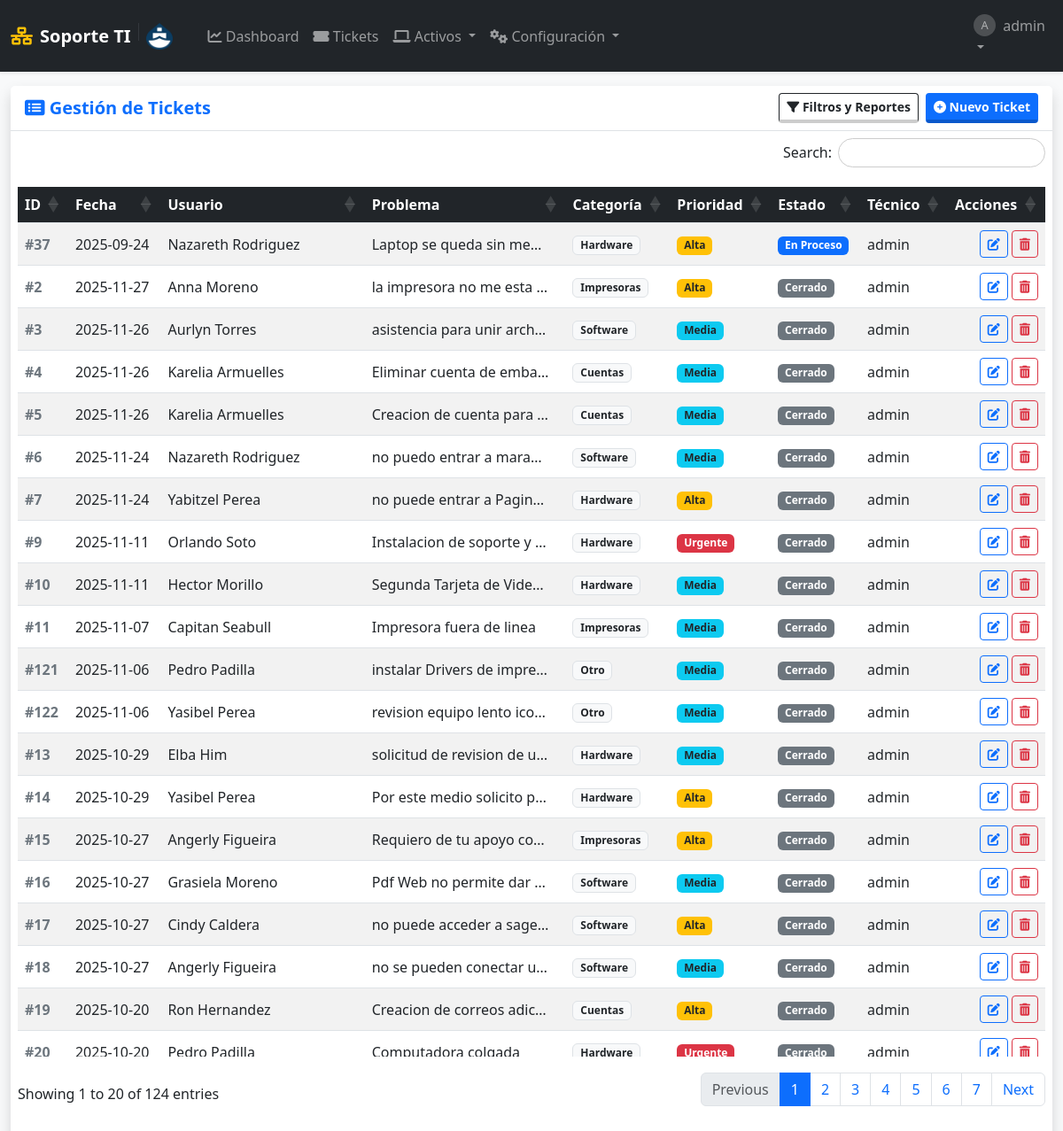
/soportes (signed in), run on the app's committed database.
### tables this page shows
CREATE TABLE soportes (
            id INTEGER PRIMARY KEY AUTOINCREMENT,
            fecha_creacion TIMESTAMP DEFAULT CURRENT_TIMESTAMP,
            
            usuario_id INTEGER NOT NULL,  -- Quién reporta
            tecnico_id INTEGER,           -- Quién atiende
            equipo_id INTEGER,            -- Equipo afectado (opcional)
            
            problema TEXT NOT NULL,
            descripcion_detallada TEXT,
            
            estado TEXT NOT NULL DEFAULT 'Abierto',
            prioridad TEXT NOT NULL DEFAULT 'Media',
            categoria TEXT NOT NULL DEFAULT 'Otro',
            
            solucion TEXT,
            fecha_inicio DATE,
            fecha_finalizacion DATE,
            
            FOREIGN KEY (usuario_id) REFERENCES usuarios (id) ON DELETE CASCADE,
            FOREIGN KEY (tecnico_id) REFERENCES usuarios (id) ON DELETE SET NULL,
            FOREIGN KEY (equipo_id) REFERENCES equipos (id) ON DELETE SET NULL
        );

CREATE TABLE usuarios (
            id INTEGER PRIMARY KEY AUTOINCREMENT,
            username TEXT UNIQUE NOT NULL,
            email TEXT UNIQUE,
            password_hash TEXT NOT NULL,
            role TEXT NOT NULL DEFAULT 'user' CHECK(role IN ('admin', 'user', 'tecnico')),
            departamento TEXT,
            fecha_creacion TIMESTAMP DEFAULT CURRENT_TIMESTAMP
        );

### app.py (the view)
@app.route('/soportes')
@login_required
def lista_soportes():
    db = get_db()
    f_inicio = request.args.get('fecha_inicio')
    f_fin = request.args.get('fecha_fin')
    f_categoria = request.args.get('categoria')
    f_prioridad = request.args.get('prioridad')
    f_estado = request.args.get('estado')
    f_tecnico = request.args.get('tecnico_id')
    query = """
        SELECT s.*, u.username as nombre_usuario, t.username as nombre_tecnico
        FROM soportes s
        JOIN usuarios u ON s.usuario_id = u.id
        LEFT JOIN usuarios t ON s.tecnico_id = t.id
        WHERE 1=1
    """
    params = []
    if session['role'] == 'user':
        query += " AND s.usuario_id = ?"
        params.append(session['user_id'])
    if f_inicio and f_fin:
        query += " AND date(s.fecha_creacion) BETWEEN ? AND ?"
        params.extend([f_inicio, f_fin])
    if f_categoria and f_categoria != 'Todos':
        query += " AND s.categoria = ?"
        params.append(f_categoria)
    if f_prioridad and f_prioridad != 'Todos':
        query += " AND s.prioridad = ?"
        params.append(f_prioridad)
    if f_estado and f_estado != 'Todos':
        query += " AND s.estado = ?"
        params.append(f_estado)
    if f_tecnico and f_tecnico != 'Todos':
        query += " AND s.tecnico_id = ?"
        params.append(f_tecnico)
    query += """
        ORDER BY
            CASE WHEN s.estado IN ('Abierto', 'En Proceso') THEN 0 ELSE 1 END ASC,
            s.fecha_creacion DESC
    """
    tickets = db.execute(query, params).fetchall()
    tecnicos = db.execute("SELECT id, username FROM usuarios WHERE role IN ('admin', 'tecnico')").fetchall()
    return render_template('lista_soportes.html',
                           soportes=tickets,
                           tecnicos=tecnicos,
                           categorias=config.CATEGORIAS,
                           prioridades=config.PRIORIDADES,
                           estados=config.ESTADOS)

### app.py (called while the page is built)
def get_db():
    if 'db' not in g:
        g.db = sqlite3.connect(app.config['DB_FILE'])
        g.db.row_factory = sqlite3.Row
        g.db.execute("PRAGMA foreign_keys = ON")
    return g.db

def login_required(f):
    @wraps(f)
    def decorated_function(*args, **kwargs):
        if 'user_id' not in session: return redirect(url_for('login'))
        return f(*args, **kwargs)
    return decorated_function

### templates/lista_soportes.html (shortened to what this page needs)
{% extends "layout.html" %}
{% block content %}
<div class="card shadow h-100 border-0">
    <div class="card-header bg-white py-2 border-bottom d-flex justify-content-between align-items-center">
        <h5 class="mb-0 text-primary fw-bold"><i class="fas fa-list-alt"></i> Gestión de Tickets</h5>
        <div class="d-flex gap-2">
            <button class="btn btn-outline-dark btn-sm" type="button" data-bs-toggle="collapse" data-bs-target="#panelFiltros">
                <i class="fas fa-filter"></i> Filtros y Reportes
            </button>
            <a href="{{ url_for('agregar') }}" class="btn btn-primary btn-sm">
                <i class="fas fa-plus-circle"></i> Nuevo Ticket
            </a>
        </div>
    </div>
    <div class="card-body p-2">
        <table class="table table-striped table-hover tabla-enterprise w-100 align-middle">
            <thead>
                <tr>
                    <th>ID</th>
                    <th>Fecha</th>
                    <th>Usuario</th>
                    <th>Problema</th>
                    <th>Categoría</th>
                    <th>Prioridad</th>
                    <th>Estado</th>
                    <th>Técnico</th>
                    <th>Acciones</th>
                </tr>
            </thead>
            <tbody>
                {% for soporte in soportes %}
                <tr>
                    <td class="fw-bold text-secondary">#{{ soporte.id }}</td>
                    <td data-order="{{ soporte.fecha_creacion }}">
                        {{ soporte.fecha_creacion[:10] }}
                    </td>
                    <td>{{ soporte.nombre_usuario }}</td>
                    <td title="{{ soporte.problema }}">
                        <div style="max-width: 200px; white-space: nowrap; overflow: hidden; text-overflow: ellipsis;">
                            {{ soporte.problema }}
                        </div>
                    </td>
                    <td><span class="badge bg-light text-dark border">{{ soporte.categoria }}</span></td>
                    <td>
                        {% if soporte.prioridad == 'Urgente' %}<span class="badge bg-danger">Urgente</span>
                        {% elif soporte.prioridad == 'Alta' %}<span class="badge bg-warning text-dark">Alta</span>
                        {% else %}<span class="badge bg-info text-dark">{{ soporte.prioridad }}</span>
                        {% endif %}
                    </td>
                    <td>
                        {% if soporte.estado == 'Abierto' %}<span class="badge bg-success">Abierto</span>
                        {% elif soporte.estado == 'En Proceso' %}<span class="badge bg-primary">En Proceso</span>
                        {% elif soporte.estado == 'Resuelto' %}<span class="badge bg-info">Resuelto</span>
                        {% else %}<span class="badge bg-secondary">Cerrado</span>
                        {% endif %}
                    </td>
                    <td>{{ soporte.nombre_tecnico or '' }}</td>
                    <td class="text-end">
                        <div class="d-flex gap-1 justify-content-end">
                            {% if session['role'] in ['admin', 'tecnico'] or session['user_id'] == soporte.usuario_id %}
                                <a href="{{ url_for('editar', ticket_id=soporte.id) }}" class="btn btn-outline-primary btn-sm" title="Ver/Editar">
                                    <i class="fas fa-edit"></i>
                                </a>
                            {% endif %}
                            {% if session['role'] == 'admin' %}
                                <form action="{{ url_for('eliminar_soporte', ticket_id=soporte.id) }}" method="POST" onsubmit="return confirm('⚠️ ¿Eliminar Ticket #{{ soporte.id }}?\nEsta acción es irreversible.');">
                                    <button class="btn btn-outline-danger btn-sm" title="Eliminar Ticket">
                                        <i class="fas fa-trash-alt"></i>
                                    </button>
                                </form>
                            {% endif %}
                        </div>
                    </td>
                </tr>
                {% endfor %}
            </tbody>
        </table>
    </div>
</div>
{% endblock %}

### static/css/style.css (style rules this page uses)
body.sap-mode { height: 100vh; display: flex; flex-direction: column; margin: 0; overflow: hidden; }
.btn { transition: all 0.15s ease-in-out; border-bottom: 4px solid rgba(0,0,0,0.2) !important; font-weight: 600; }
.btn-outline-primary, .btn-outline-secondary, .btn-outline-danger { border-bottom: 1px solid currentColor !important; }
table.dataTable thead th { background-color: #212529; color: white; position: sticky; top: 0; z-index: 10; }

### data on the page
soportes: id "37", fecha_creacion "2025-09-24", nombre_usuario "Nazareth Rodriguez", problema "Laptop se queda sin me…", categoria "Hardware", prioridad "Alta", estado "En Proceso", username "admin"
soportes: id "2", fecha_creacion "2025-11-27", nombre_usuario "Anna Moreno", problema "la impresora no me esta…", categoria "Impresoras", prioridad "Alta", estado "Cerrado", username "admin"
soportes: id "3", fecha_creacion "2025-11-26", nombre_usuario "Aurlyn Torres", problema "asistencia para unir arch…", categoria "Software", prioridad "Media", estado "Cerrado", username "admin"
soportes: id "4", fecha_creacion "2025-11-26", nombre_usuario "Karelia Armuelles", problema "Eliminar cuenta de emba…", categoria "Cuentas", prioridad "Media", estado "Cerrado", username "admin"
soportes: id "5", fecha_creacion "2025-11-26", nombre_usuario "Karelia Armuelles", problema "Creacion de cuenta para…", categoria "Cuentas", prioridad "Media", estado "Cerrado", username "admin"
soportes: id "6", fecha_creacion "2025-11-24", nombre_usuario "Nazareth Rodriguez", problema "no puedo entrar a mara…", categoria "Software", prioridad "Media", estado "Cerrado", username "admin"
soportes: id "7", fecha_creacion "2025-11-24", nombre_usuario "Yabitzel Perea", problema "no puede entrar a Pagin…", categoria "Hardware", prioridad "Alta", estado "Cerrado", username "admin"
soportes: id "9", fecha_creacion "2025-11-11", nombre_usuario "Orlando Soto", problema "Instalacion de soporte y…", categoria "Hardware", prioridad "Urgente", estado "Cerrado", username "admin"
soportes: id "10", fecha_creacion "2025-11-11", nombre_usuario "Hector Morillo", problema "Segunda Tarjeta de Vide…", categoria "Hardware", prioridad "Media", estado "Cerrado", username "admin"
soportes: id "11", fecha_creacion "2025-11-07", nombre_usuario "Capitan Seabull", problema "Impresora fuera de linea", categoria "Impresoras", prioridad "Media", estado "Cerrado", username "admin"
soportes: id "121", fecha_creacion "2025-11-06", nombre_usuario "Pedro Padilla", problema "instalar Drivers de impre…", categoria "Otro", prioridad "Media", estado "Cerrado", username "admin"
soportes: id "122", fecha_creacion "2025-11-06", nombre_usuario "Yasibel Perea", problema "revision equipo lento ico…", categoria "Otro", prioridad "Media", estado "Cerrado", username "admin"
soportes: id "13", fecha_creacion "2025-10-29", nombre_usuario "Elba Him", problema "solicitud de revision de u…", categoria "Hardware", prioridad "Media", estado "Cerrado", username "admin"
soportes: id "14", fecha_creacion "2025-10-29", nombre_usuario "Yasibel Perea", problema "Por este medio solicito p…", categoria "Hardware", prioridad "Alta", estado "Cerrado", username "admin"
soportes: id "15", fecha_creacion "2025-10-27", nombre_usuario "Angerly Figueira", problema "Requiero de tu apoyo co…", categoria "Impresoras", prioridad "Alta", estado "Cerrado", username "admin"
soportes: id "16", fecha_creacion "2025-10-27", nombre_usuario "Grasiela Moreno", problema "Pdf Web no permite dar…", categoria "Software", prioridad "Media", estado "Cerrado", username "admin"
soportes: id "17", fecha_creacion "2025-10-27", nombre_usuario "Cindy Caldera", problema "no puede acceder a sage…", categoria "Software", prioridad "Alta", estado "Cerrado", username "admin"
soportes: id "18", fecha_creacion "2025-10-27", nombre_usuario "Angerly Figueira", problema "no se pueden conectar u…", categoria "Software", prioridad "Media", estado "Cerrado", username "admin"
soportes: id "19", fecha_creacion "2025-10-20", nombre_usuario "Ron Hernandez", problema "Creacion de correos adic…", categoria "Cuentas", prioridad "Alta", estado "Cerrado", username "admin"
soportes: id "20", fecha_creacion "2025-10-20", nombre_usuario "Pedro Padilla", problema "Computadora colgada", categoria "Hardware", prioridad "Urgente", estado "Cerrado", username "admin"

### other printed values
{{ session.get('username')[0].upper() }} "A"
{{ session.get('username') }} "admin"
